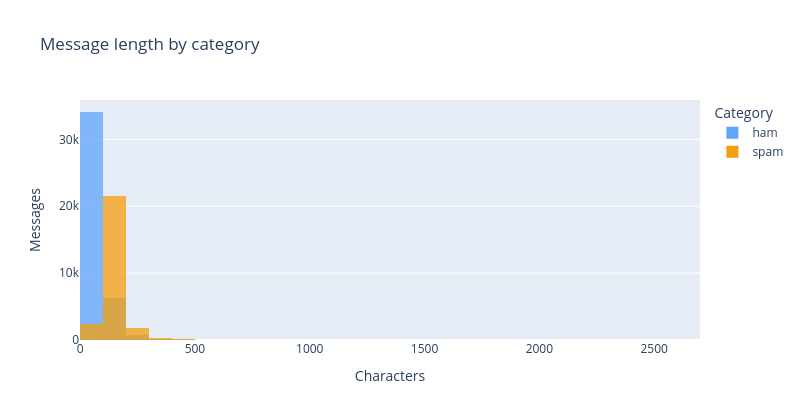

Notebook code cell kept with this figure:
### Markdown cell above
## Class balance

Ham is about **61.1%** of the combined file and spam is about **38.9%**. The spam class is still the smaller one, so the models below use class weights, and the F1 we compare is the spam F1, not accuracy.

### Code cell
fig = px.histogram(
    df,
    x="Length",
    color="Category",
    barmode="overlay",
    nbins=40,
    opacity=0.75,
    title="Message length by category",
    color_discrete_map={"ham": "#60a5fa", "spam": "#f59e0b"},
)
fig.update_layout(
    height=420,
    width=800,
    xaxis_title="Characters",
    yaxis_title="Messages",
)
fig.show()
df.groupby("Category")["Length"].describe()

### Figure 1 — Plotly figure (JSON) as saved in the notebook; plotly's stock layout.template omitted (floating-point values rounded to 4 significant figures; data arrays with more than 128 entries replaced by an {"elided": "..."} marker saying what was removed)
{"data": [{"bingroup": "x", "hovertemplate": "Category=ham<br>Length=%{x}<br>count=%{y}<extra></extra>", "legendgroup": "ham", "marker": {"color": "#60a5fa", "opacity": 0.75, "pattern": {"shape": ""}}, "name": "ham", "nbinsx": 40, "orientation": "v", "showlegend": true, "type": "histogram", "x": {"elided": "41390 int values"}, "xaxis": "x", "yaxis": "y"}, {"bingroup": "x", "hovertemplate": "Category=spam<br>Length=%{x}<br>count=%{y}<extra></extra>", "legendgroup": "spam", "marker": {"color": "#f59e0b", "opacity": 0.75, "pattern": {"shape": ""}}, "name": "spam", "nbinsx": 40, "orientation": "v", "showlegend": true, "type": "histogram", "x": {"elided": "26319 int values"}, "xaxis": "x", "yaxis": "y"}], "layout": {"barmode": "overlay", "height": 420, "legend": {"title": {"text": "Category"}, "tracegroupgap": 0}, "title": {"text": "Message length by category"}, "width": 800, "xaxis": {"anchor": "y", "domain": [0.0, 1.0], "title": {"text": "Characters"}}, "yaxis": {"anchor": "x", "domain": [0.0, 1.0], "title": {"text": "Messages"}}}}
